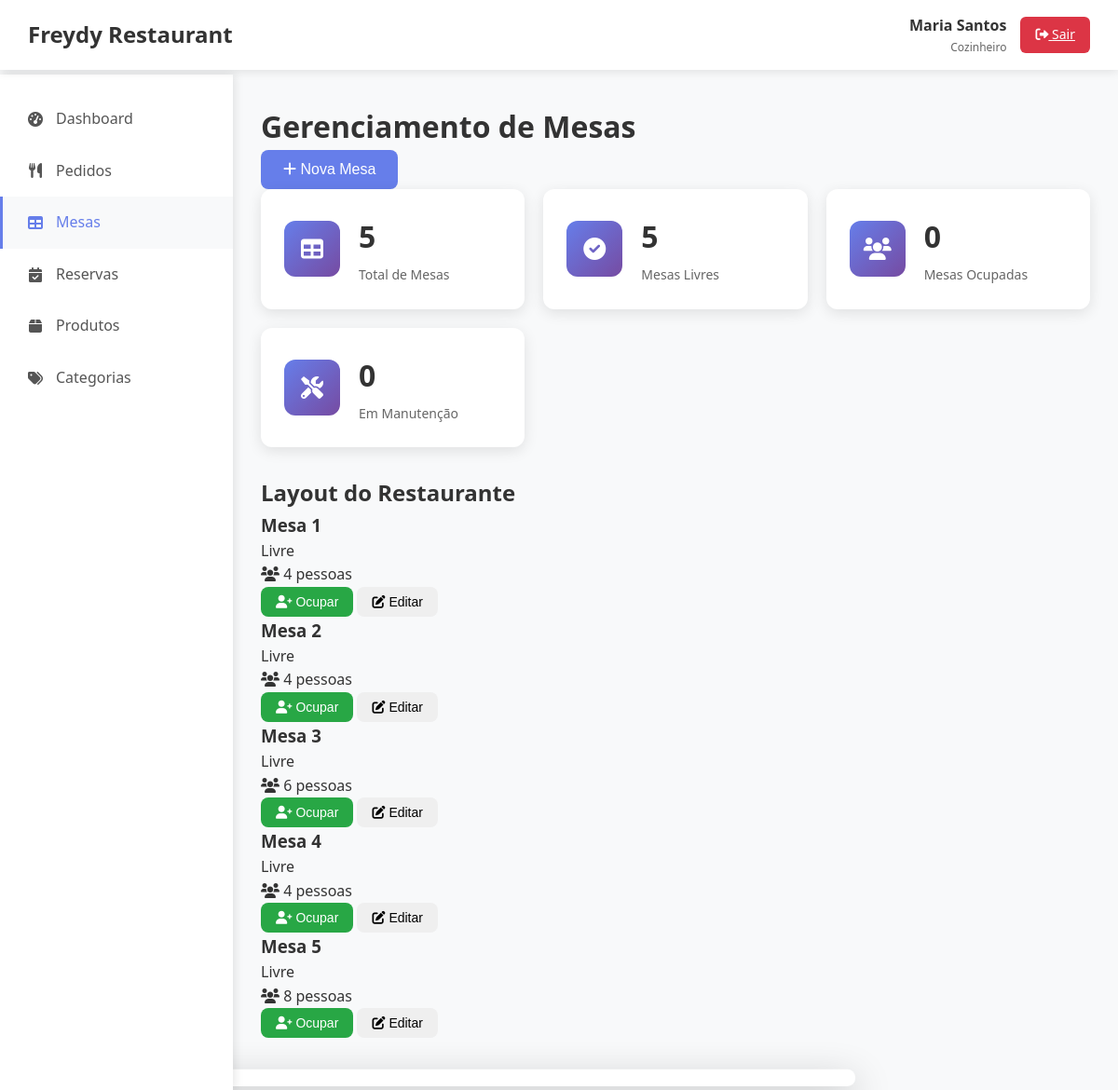
Page /mesas.php (signed in) on the committed database.
### tables this page shows
CREATE TABLE mesas (
    id INT AUTO_INCREMENT PRIMARY KEY,
    restaurante_id INT NOT NULL,
    numero INT NOT NULL,
    capacidade INT DEFAULT 4,
    status ENUM('livre', 'ocupada', 'reservada', 'manutencao') DEFAULT 'livre',
    posicao_x INT,
    posicao_y INT,
    data_cadastro TIMESTAMP DEFAULT CURRENT_TIMESTAMP,
    FOREIGN KEY (restaurante_id) REFERENCES restaurantes(id) ON DELETE CASCADE,
    UNIQUE KEY unique_mesa_restaurante (restaurante_id, numero)
);

### config/database.php (called while the page is built, shortened)
<?php
class Database {
    private static $instance = null;
    private $connection;
    private $host = 'localhost';
    private $dbname = 'freydy_restaurant_db';
    private $username = 'root';
    private $password = 'root';
    private $charset = 'utf8mb4';
    private function __construct() {
        try {
            $dsn = "mysql:host={$this->host};dbname={$this->dbname};charset={$this->charset}";
            $options = [
                PDO::ATTR_ERRMODE => PDO::ERRMODE_EXCEPTION,
                PDO::ATTR_DEFAULT_FETCH_MODE => PDO::FETCH_ASSOC,
                PDO::ATTR_EMULATE_PREPARES => false,
            ];
            $this->connection = new PDO($dsn, $this->username, $this->password, $options);
        } catch (PDOException $e) {
            throw new Exception("Erro na conexão com o banco de dados: " . $e->getMessage());
        }
    }
    public static function getInstance() {
        if (self::$instance === null) {
            self::$instance = new self();
        }
        return self::$instance;
    }
    public function query($sql, $params = []) {
        try {
            $stmt = $this->connection->prepare($sql);
            $stmt->execute($params);
            return $stmt;
        } catch (PDOException $e) {
            throw new Exception("Erro na execução da query: " . $e->getMessage());
        }
    }
    public function fetchAll($sql, $params = []) {
        return $this->query($sql, $params)->fetchAll();
    }
}

### includes/auth.php (called while the page is built, shortened)
<?php
class Auth {
    public function estaLogado() {
        return isset($_SESSION['usuario_id']) && !empty($_SESSION['usuario_id']);
    }
    public function getUsuario() {
        return [
            'id' => $_SESSION['usuario_id'],
            'nome' => $_SESSION['usuario_nome'],
            'email' => $_SESSION['usuario_email'],
            'tipo' => $_SESSION['usuario_tipo'],
            'restaurante_id' => $_SESSION['restaurante_id'],
            'restaurante_nome' => $_SESSION['restaurante_nome']
        ];
    }
}
$auth = new Auth();

### models/Mesa.php (called while the page is built, shortened)
<?php
require_once __DIR__ . '/../config/database.php';
class Mesa {
    private $db;
    public function __construct() {
        $this->db = Database::getInstance();
    }
    public function listarPorRestaurante($restauranteId) {
        $sql = "SELECT * FROM mesas WHERE restaurante_id = ? ORDER BY numero";
        return $this->db->fetchAll($sql, [$restauranteId]);
    }
}

### mesas.php (the view, shortened to what this page needs)
<?php
require_once 'includes/auth.php';
$auth->requerLogin();
$usuario = $auth->getUsuario();
require_once 'models/Mesa.php';
$mesaModel = new Mesa();
$mesas = $mesaModel->listarPorRestaurante($usuario['restaurante_id']);
?>
<!DOCTYPE html>
<html lang="pt-BR">
<head>
    <link rel="stylesheet" href="assets/css/styles.css">
    <link rel="stylesheet" href="https://cdnjs.cloudflare.com/ajax/libs/font-awesome/6.0.0/css/all.min.css">
</head>
<body>
    <?php include 'includes/header.php'; ?>
    <div class="container">
        <?php include 'includes/sidebar.php'; ?>
        <main class="main-content">
            <div class="page-header">
                <h1>Gerenciamento de Mesas</h1>
                <button class="btn btn-primary" onclick="abrirModalNovaMesa()">
                    <i class="fas fa-plus"></i> Nova Mesa
                </button>
            </div>
            <div class="stats-grid">
                <div class="stat-card">
                    <div class="stat-icon">
                        <i class="fas fa-table"></i>
                    </div>
                    <div class="stat-content">
                        <h3><?php echo count($mesas); ?></h3>
                        <p>Total de Mesas</p>
                    </div>
                </div>
                <div class="stat-card">
                    <div class="stat-icon">
                        <i class="fas fa-check-circle"></i>
                    </div>
                    <div class="stat-content">
                        <h3><?php echo count(array_filter($mesas, function($m) { return $m['status'] == 'livre'; })); ?></h3>
                        <p>Mesas Livres</p>
                    </div>
                </div>
                <div class="stat-card">
                    <div class="stat-icon">
                        <i class="fas fa-users"></i>
                    </div>
                    <div class="stat-content">
                        <h3><?php echo count(array_filter($mesas, function($m) { return $m['status'] == 'ocupada'; })); ?></h3>
                        <p>Mesas Ocupadas</p>
                    </div>
                </div>
                <div class="stat-card">
                    <div class="stat-icon">
                        <i class="fas fa-tools"></i>
                    </div>
                    <div class="stat-content">
                        <h3><?php echo count(array_filter($mesas, function($m) { return $m['status'] == 'manutencao'; })); ?></h3>
                        <p>Em Manutenção</p>
                    </div>
                </div>
            </div>
            <div class="mesas-container">
                <h2>Layout do Restaurante</h2>
                <div class="mesas-grid">
                    <?php if (empty($mesas)): ?>
                        <div class="empty-state">
                            <i class="fas fa-table"></i>
                            <h3>Nenhuma mesa cadastrada</h3>
                            <p>Comece adicionando as mesas do seu restaurante.</p>
                        </div>
                    <?php else: ?>
                        <?php foreach ($mesas as $mesa): ?>
                            <div class="mesa-card status-<?php echo $mesa['status']; ?>" onclick="abrirModalMesa(<?php echo $mesa['id']; ?>)">
                                <div class="mesa-header">
                                    <h3>Mesa <?php echo $mesa['numero']; ?></h3>
                                    <span class="status-badge status-<?php echo $mesa['status']; ?>">
                                        <?php
                                        switch($mesa['status']) {
                                            case 'livre': echo 'Livre'; break;
                                        }
                                        ?>
                                    </span>
                                </div>
                                <div class="mesa-info">
                                    <p><i class="fas fa-users"></i> <?php echo $mesa['capacidade']; ?> pessoas</p>
                                </div>
                                <div class="mesa-actions">
                                    <?php if ($mesa['status'] == 'livre'): ?>
                                        <button class="btn btn-sm btn-success" onclick="event.stopPropagation(); ocuparMesa(<?php echo $mesa['id']; ?>)">
                                            <i class="fas fa-user-plus"></i> Ocupar
                                        </button>
                                    <?php elseif ($mesa['status'] == 'ocupada'): ?>
                                        <button class="btn btn-sm btn-warning" onclick="event.stopPropagation(); liberarMesa(<?php echo $mesa['id']; ?>)">
                                            <i class="fas fa-user-minus"></i> Liberar
                                        </button>
                                    <?php endif; ?>
                                    <button class="btn btn-sm btn-info" onclick="event.stopPropagation(); editarMesa(<?php echo $mesa['id']; ?>)">
                                        <i class="fas fa-edit"></i> Editar
                                    </button>
                                </div>
                            </div>
                        <?php endforeach; ?>
                    <?php endif; ?>
                </div>
            </div>
        </main>
    </div>
    <div id="modalMesa" class="modal">
        <div class="modal-content">
            <span class="close">&times;</span>
        </div>
    </div>
</body>
</html>

### assets/css/styles.css (style rules this page uses)
* { margin: 0; padding: 0; box-sizing: border-box; }
body { font-family: 'Segoe UI', Tahoma, Geneva, Verdana, sans-serif; line-height: 1.6; color: #333; background-color: #f8f9fa; }
.btn { display: inline-block; padding: 12px 24px; border: none; border-radius: 8px; font-size: 16px; font-weight: 500; text-decoration: none; cursor: pointer; transition: all 0.3s ease; text-align: center; }
.btn-primary { background-color: #667eea; color: white; }
.btn-success { background-color: #28a745; color: white; }
.btn-sm { padding: 8px 16px; font-size: 14px; }
.container { display: flex; min-height: 100vh; }
.main-content { flex: 1; margin-left: 250px; margin-top: 80px; padding: 30px; }
.stats-grid { display: grid; grid-template-columns: repeat(auto-fit, minmax(250px, 1fr)); gap: 20px; margin-bottom: 30px; }
.stat-card { background: white; border-radius: 12px; padding: 25px; box-shadow: 0 4px 15px rgba(0, 0, 0, 0.1); display: flex; align-items: center; transition: transform 0.3s ease; }
.stat-icon { background: linear-gradient(135deg, #667eea, #764ba2); color: white; width: 60px; height: 60px; border-radius: 12px; display: flex; align-items: center; justify-content: center; font-size: 24px; margin-right: 20px; }
.stat-content h3 { font-size: 2rem; font-weight: 700; color: #333; margin-bottom: 5px; }
.stat-content p { color: #666; font-size: 14px; margin: 0; }
.stat-card, .section-card { animation: fadeIn 0.6s ease-out; }
.modal-content { background: white; border-radius: 12px; box-shadow: 0 20px 60px rgba(0, 0, 0, 0.3); max-width: 90%; max-height: 90%; overflow: hidden; transform: scale(0.7); transition: transform 0.3s ease; }

### rows in the picture
mesas: numero "1", status "Livre", capacidade "4"
mesas: numero "2", status "Livre", capacidade "4"
mesas: numero "3", status "Livre", capacidade "6"
mesas: numero "4", status "Livre", capacidade "4"
mesas: numero "5", status "Livre", capacidade "8"

### other values in the picture
$usuario['nome'] "Maria Santos"
$usuario['tipo'] "Cozinheiro"
count($mesas) "5"
